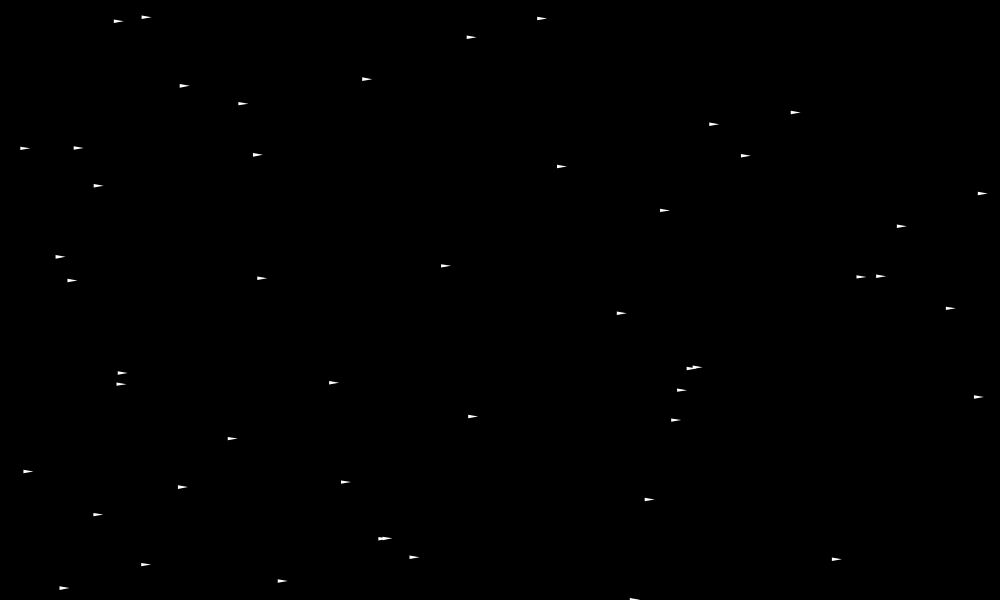
Frame 1 (no input)
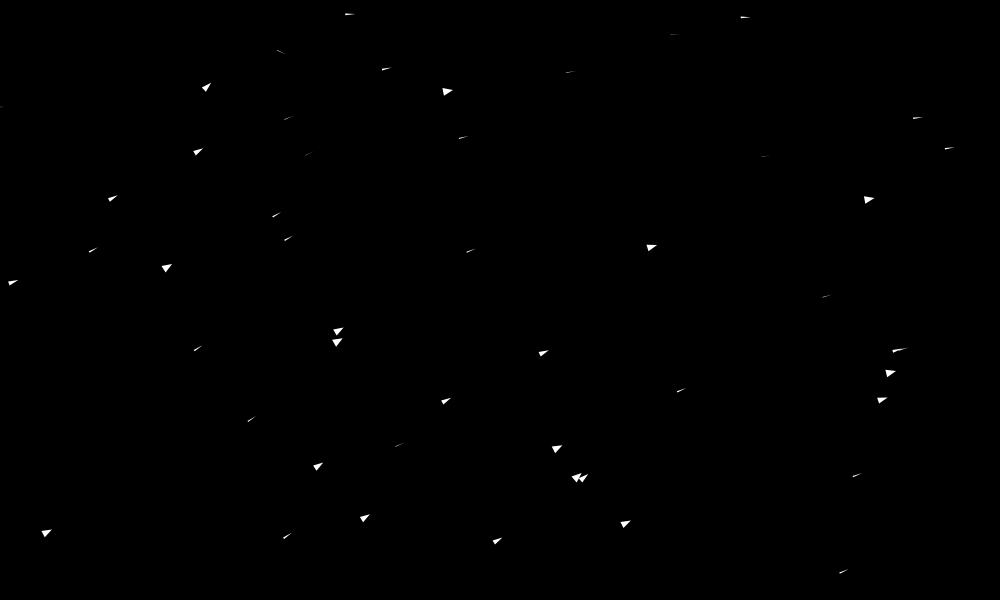
Frame 60 (no input)
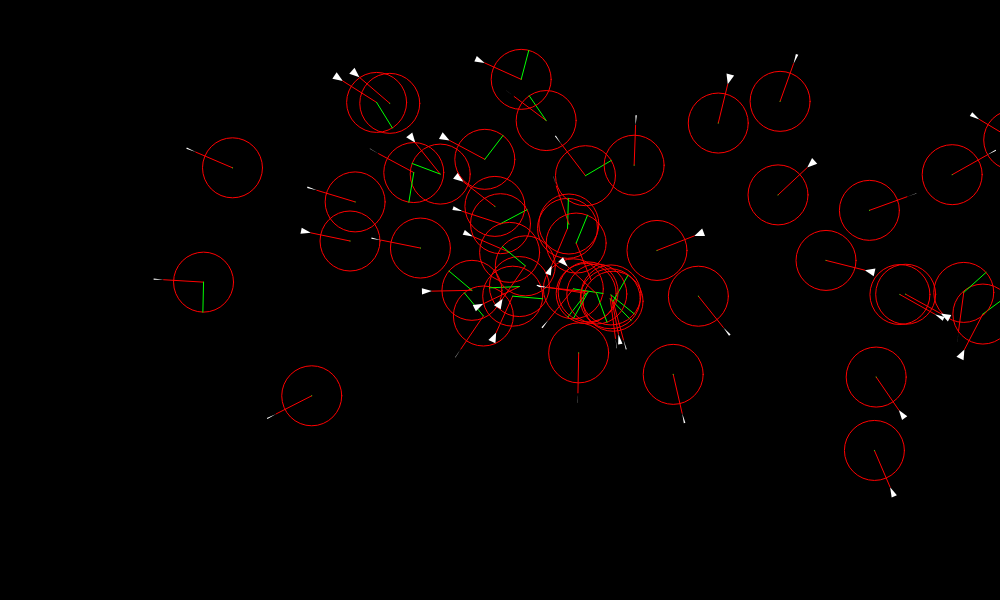
Frame 120 (the mouse pressed at the canvas centre since frame 60)

The p5.js sketch that drew these frames (run headless with seeded random() and noise() and a simulated clock; from frame 60 on, the mouse is pressed at the canvas centre):

// p5.js sketch
// ── sketch.js
var vehicles = [];

function setup() {
  createCanvas(1000, 600);

  for (var i = 0; i < 50; i++) {
    vehicles.push(new Vehicle(random(width), random(height)));
  }
}

function draw() {
  background(0);

  for (var i = 0; i < vehicles.length; i++) {
    var v = vehicles[i];
    
    var target = createVector(mouseX, mouseY);
    v.seek(target);
    for (var j = 0; j < vehicles.length; j++) {
      if (j != i) {
        var target = vehicles[j].pos;
        v.detect(target);
      }
    }
    v.update();
    v.checkEdges();
    v.display();
  }
}

function mousePressed() {
  DEBUG_MODE = !DEBUG_MODE;
}
// ── Vehicle.js
"use strict";

var DEBUG_MODE = false;


class Vehicle {
  constructor(x, y) {
    this.pos = createVector(x, y);
    this.vel = createVector(5, 0);
    this.acc = createVector();
    this.angle = 0;
     
    this.maxDesiredVelocity = 5;
    this.maxSteerForce = 0.05;
    
    this.randomness = random(0.005, 0.1);

    // detect area
    this.detectVector = createVector();
    this.directionVector = createVector();
    this.predictDistance = 40;
    this.detectRadius = 30;
  }
  update() {
    this.vel.add(this.acc);
    this.pos.add(this.vel);
    this.acc.mult(0);
    this.angle = this.vel.heading();
  }
  detect(target) {
    this.detectVector = p5.Vector.mult(this.vel.copy().normalize(), this.predictDistance);
    var centerPos = p5.Vector.add(this.pos, this.detectVector)

    var distance = centerPos.dist(target);
    if (distance < this.detectRadius) {
      
      this.maxDesiredVelocity = map(distance, 0, this.detectRadius, 2, 5);
      
      this.directionVector = p5.Vector.sub(target, centerPos);
      this.directionVector.setMag(this.detectRadius);
      this.directionVector.mult(-1);

      var directionPos = p5.Vector.add(centerPos, this.directionVector);
      this.seek(directionPos);
    }
  }
  seek(target) {
    var desired = p5.Vector.sub(target, this.pos);
    desired.setMag(this.maxDesiredVelocity);
    var steer = p5.Vector.sub(desired, this.vel);
    steer.limit(this.maxSteerForce);
    this.applyForce(steer);
  }
  applyForce(force) {
    this.acc.add(force);
  }
  checkEdges() {
    if (this.pos.x < 0) {
      this.pos.x = width;
    } else if (this.pos.x > width) {
      this.pos.x = 0;
    }
    if (this.pos.y < 0) {
      this.pos.y = height;
    } else if (this.pos.y > height) {
      this.pos.y = 0;
    }
  }
  display() {
    push();
    translate(this.pos.x, this.pos.y);

    push();
    
    rotate(this.angle);
    push();
    scale(0.5,sin(frameCount*this.randomness)*0.3+0.2);
    noStroke();
    fill(255);
    triangle(0, 0, -20, 8, -20, -8);
    pop();
    pop();

    if (DEBUG_MODE) {
      // detecting graphics
      noFill();
      stroke(255, 0, 0);
      line(0, 0, this.detectVector.x, this.detectVector.y);

      translate(this.detectVector.x, this.detectVector.y);
      ellipse(0, 0, this.detectRadius * 2, this.detectRadius * 2);

      stroke(0, 255, 0);
      line(0, 0, this.directionVector.x, this.directionVector.y);
    }

    pop();
  }
}
